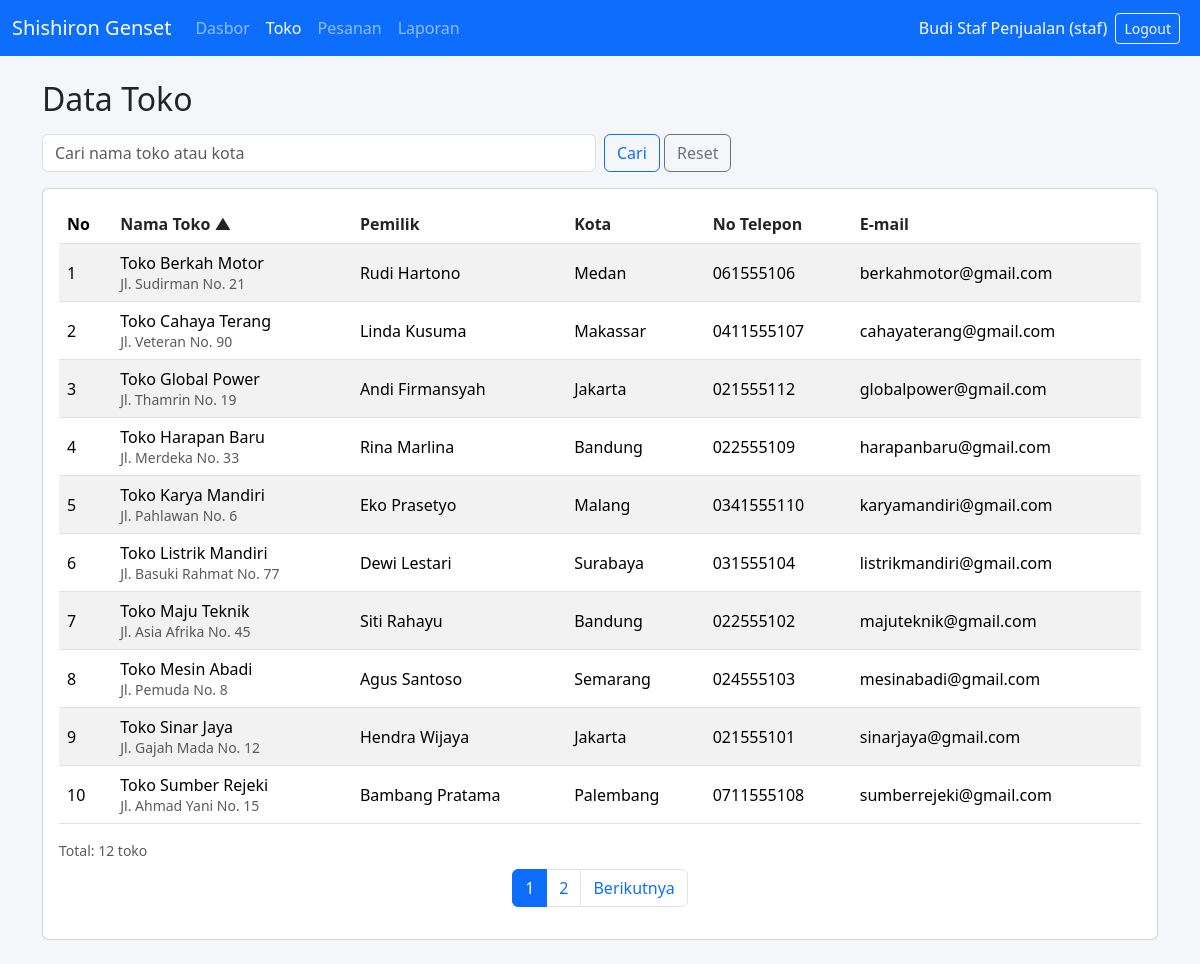
The page /toko.php (signed in) on the database its author committed.
### tables this page shows
CREATE TABLE toko (
    id INT AUTO_INCREMENT PRIMARY KEY,
    nama_toko VARCHAR(100) NOT NULL,
    nama_pemilik VARCHAR(100) NOT NULL,
    alamat VARCHAR(255) NOT NULL,
    kota VARCHAR(60) NOT NULL,
    no_telepon VARCHAR(20) NOT NULL UNIQUE,
    email VARCHAR(100) NOT NULL UNIQUE,
    aktif TINYINT(1) NOT NULL DEFAULT 1,
    dibuat TIMESTAMP NOT NULL DEFAULT CURRENT_TIMESTAMP
);

### toko.php (the view, shortened to what this page needs)
<?php
	require 'config.php';
	$aksi = $_GET['aksi'] ?? 'tampil';
	$id = (int)($_GET['id'] ?? 0);
	$errors = array();
	$data = array(
		'nama_toko' => '',
		'nama_pemilik' => '',
		'alamat' => '',
		'kota' => '',
		'no_telepon' => '',
		'email' => ''
	);
	if ($aksi == 'tampil') {
		$cari = trim($_GET['cari'] ?? '');
		$kolom_boleh = array('nama_toko', 'nama_pemilik', 'kota', 'no_telepon', 'email');
		$urut = in_array($_GET['urut'] ?? '', $kolom_boleh) ? $_GET['urut'] : 'nama_toko';
		$arah = (($_GET['arah'] ?? '') == 'desc') ? 'DESC' : 'ASC';
		$hal = max(1, (int)($_GET['hal'] ?? 1));
		$per_halaman = 10;
		$offset = ($hal - 1) * $per_halaman;
		$where = "WHERE aktif = 1";
		$param = array();
		$stmt = $db->prepare("SELECT COUNT(*) FROM toko $where");
		$stmt->execute($param);
		$total = $stmt->fetchColumn();
		$stmt = $db->prepare("SELECT * FROM toko $where ORDER BY $urut $arah LIMIT ? OFFSET ?");
		$stmt->bindValue(count($param) + 1, $per_halaman, PDO::PARAM_INT);
		$stmt->bindValue(count($param) + 2, $offset, PDO::PARAM_INT);
		$stmt->execute();
		$daftar = $stmt->fetchAll();
	}
	include 'header.php';
?>
<?php if ($aksi == 'tambah' || $aksi == 'ubah') { ?>
	<h2 class="mb-3"><?= $aksi == 'tambah' ? 'Tambah Toko' : 'Ubah Toko' ?></h2>
	<?php if (count($errors) > 0) { ?>
		<div class="alert alert-danger">
			<ul class="mb-0">
				<?php foreach ($errors as $err) { ?>
					<li><?= e($err) ?></li>
				<?php } ?>
			</ul>
		</div>
	<?php } ?>
	<div class="card">
		<div class="card-body">
			<form method="post" action="toko.php?aksi=<?= e($aksi) ?>&id=<?= e($id) ?>">
				<input type="hidden" name="token" value="<?= e(buat_token()) ?>">
				<input type="hidden" name="id" value="<?= e($id) ?>">
				<div class="row">
					<div class="col-md-6 mb-3">
						<label class="form-label">Nama Toko</label>
						<input type="text" name="nama_toko" class="form-control" value="<?= e($data['nama_toko']) ?>" required>
					</div>
					<div class="col-md-6 mb-3">
						<label class="form-label">Nama Pemilik</label>
						<input type="text" name="nama_pemilik" class="form-control" value="<?= e($data['nama_pemilik']) ?>" required>
					</div>
					<div class="col-12 mb-3">
						<label class="form-label">Alamat</label>
						<input type="text" name="alamat" class="form-control" value="<?= e($data['alamat']) ?>" required>
					</div>
					<div class="col-md-4 mb-3">
						<label class="form-label">Kota</label>
						<input type="text" name="kota" class="form-control" value="<?= e($data['kota']) ?>" required>
					</div>
					<div class="col-md-4 mb-3">
						<label class="form-label">No Telepon</label>
						<input type="text" name="no_telepon" class="form-control" value="<?= e($data['no_telepon']) ?>" required>
					</div>
					<div class="col-md-4 mb-3">
						<label class="form-label">E-mail</label>
						<input type="email" name="email" class="form-control" value="<?= e($data['email']) ?>" required>
					</div>
				</div>
				<button type="submit" class="btn btn-primary">Simpan</button>
				<a href="toko.php" class="btn btn-secondary">Batal</a>
			</form>
		</div>
	</div>
<?php } else { ?>
	<div class="d-flex justify-content-between align-items-center mb-3">
		<h2 class="mb-0">Data Toko</h2>
	</div>
	<form method="get" class="row g-2 mb-3">
		<div class="col-12 col-md-6">
			<input type="text" name="cari" class="form-control" placeholder="Cari nama toko atau kota" value="<?= e($cari) ?>">
		</div>
		<div class="col-12 col-md-auto">
			<button type="submit" class="btn btn-outline-primary">Cari</button>
			<a href="toko.php" class="btn btn-outline-secondary">Reset</a>
		</div>
	</form>
	<div class="card">
		<div class="card-body">
			<div class="table-responsive">
				<table class="table table-striped table-hover align-middle">
					<thead>
						<tr>
							<th>No</th>
							<th><?= link_urut('nama_toko', 'Nama Toko', $urut, $arah) ?></th>
							<th><?= link_urut('nama_pemilik', 'Pemilik', $urut, $arah) ?></th>
							<th><?= link_urut('kota', 'Kota', $urut, $arah) ?></th>
							<th><?= link_urut('no_telepon', 'No Telepon', $urut, $arah) ?></th>
							<th><?= link_urut('email', 'E-mail', $urut, $arah) ?></th>
						</tr>
					</thead>
					<tbody>
						<?php $no = $offset + 1; ?>
						<?php foreach ($daftar as $row) { ?>
							<tr>
								<td><?= $no++ ?></td>
								<td>
									<?= e($row['nama_toko']) ?><br>
									<small class="text-muted"><?= e($row['alamat']) ?></small>
								</td>
								<td><?= e($row['nama_pemilik']) ?></td>
								<td><?= e($row['kota']) ?></td>
								<td><?= e($row['no_telepon']) ?></td>
								<td><?= e($row['email']) ?></td>
							</tr>
						<?php } ?>
					</tbody>
				</table>
			</div>
			<p class="text-muted small mb-2">Total: <?= e($total) ?> toko</p>
		</div>
	</div>
<?php } ?>

### css/style.css (style rules this page uses)
body { background-color: #f4f6f9; }

### rows shown on the page
toko: nama_toko "Toko Berkah Motor", alamat "Jl. Sudirman No. 21", nama_pemilik "Rudi Hartono", kota "Medan", no_telepon "061555106", email "berkahmotor@gmail.com"
toko: nama_toko "Toko Cahaya Terang", alamat "Jl. Veteran No. 90", nama_pemilik "Linda Kusuma", kota "Makassar", no_telepon "0411555107", email "cahayaterang@gmail.com"
toko: nama_toko "Toko Global Power", alamat "Jl. Thamrin No. 19", nama_pemilik "Andi Firmansyah", kota "Jakarta", no_telepon "021555112", email "globalpower@gmail.com"
toko: nama_toko "Toko Harapan Baru", alamat "Jl. Merdeka No. 33", nama_pemilik "Rina Marlina", kota "Bandung", no_telepon "022555109", email "harapanbaru@gmail.com"
toko: nama_toko "Toko Karya Mandiri", alamat "Jl. Pahlawan No. 6", nama_pemilik "Eko Prasetyo", kota "Malang", no_telepon "0341555110", email "karyamandiri@gmail.com"
toko: nama_toko "Toko Listrik Mandiri", alamat "Jl. Basuki Rahmat No. 77", nama_pemilik "Dewi Lestari", kota "Surabaya", no_telepon "031555104", email "listrikmandiri@gmail.com"
toko: nama_toko "Toko Maju Teknik", alamat "Jl. Asia Afrika No. 45", nama_pemilik "Siti Rahayu", kota "Bandung", no_telepon "022555102", email "majuteknik@gmail.com"
toko: nama_toko "Toko Mesin Abadi", alamat "Jl. Pemuda No. 8", nama_pemilik "Agus Santoso", kota "Semarang", no_telepon "024555103", email "mesinabadi@gmail.com"
toko: nama_toko "Toko Sinar Jaya", alamat "Jl. Gajah Mada No. 12", nama_pemilik "Hendra Wijaya", kota "Jakarta", no_telepon "021555101", email "sinarjaya@gmail.com"
toko: nama_toko "Toko Sumber Rejeki", alamat "Jl. Ahmad Yani No. 15", nama_pemilik "Bambang Pratama", kota "Palembang", no_telepon "0711555108", email "sumberrejeki@gmail.com"

### other values the page prints
$_SESSION['pengguna']['nama'] "Budi Staf Penjualan"
$peran "staf"
$label "Nama Toko Pemilik Kota No Telepon E-mail"
$panah "▲"
$total "12"
